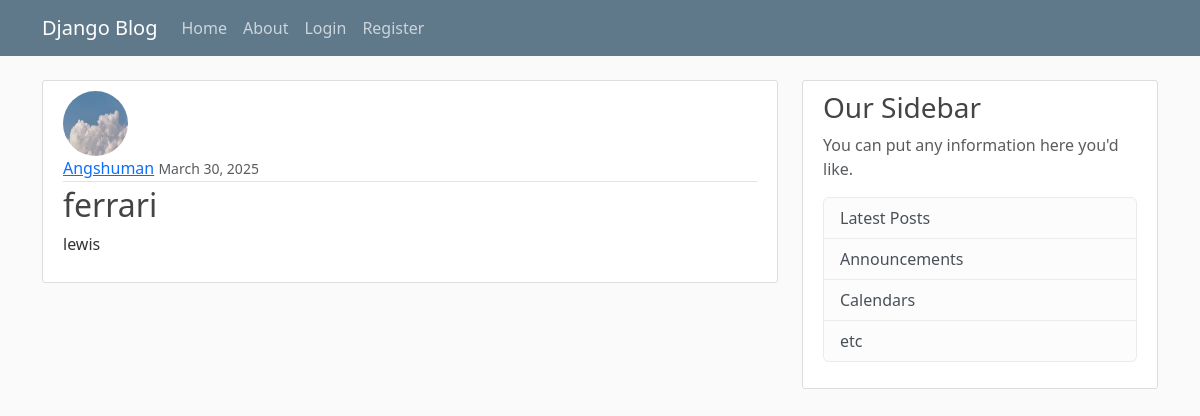
Screenshot of /post/11/ with the database file from the repository.
### blog/models.py (models this page shows, shortened)
class Post(models.Model):
    title = models.CharField(max_length=100)
    content = models.TextField()        #unrestricted text
    date_posted = models.DateTimeField(default=timezone.now)
    author = models.ForeignKey(User, on_delete=models.CASCADE) #if user is deleted, delete all posts
    updated_at = models.DateTimeField(auto_now=True)

### users/models.py (models this page shows, shortened)
class Profile(models.Model):
    user = models.OneToOneField(User, on_delete=models.CASCADE)
    image = models.ImageField(default='default.jpg', upload_to='profile_image')
    bio = models.TextField(max_length=500, blank=True)
    location = models.CharField(max_length=30, blank=True)
    birth_date = models.DateField(null=True, blank=True)

### blog/views.py (the view)
# urls.py: path('post/<int:pk>/', PostDetailView.as_view(), name ='post-detail'), # int:pk is primary key of post
class PostDetailView(DetailView):
    model = Post
    template_name = 'blog/post_detail.html'

### blog/templates/blog/post_detail.html (shortened to what this page needs)
{% extends "blog/base.html" %}
{% block content %}
    <article class="media content-section">
        <img class="rounded-circle article-img" src="{{ object.author.profile.image.url }}">
        <div class="media-body">
        <div class="article-metadata">
            <a class="mr-2" href="{% url 'object-posts' post.author.username %}">{{ object.author }}</a>
            <small class="text-muted">{{ object.date_posted|date:"F d, Y" }}</small>
        </div>
        <h2 class="article-title">{{ object.title }}</h2>
        <p class="article-content">{{ object.content }}</p>
        </div>
    </article>
{% endblock content %}

### blog/static/blog/main.css (style rules this page uses)
body { background: #fafafa; color: #333333; margin-top: 5rem; }
h1, h2, h3, h4, h5, h6 { color: #444444; }
.content-section { background: #ffffff; padding: 10px 20px; border: 1px solid #dddddd; border-radius: 3px; margin-bottom: 20px; }
.article-title { color: #444444; }
.article-content { white-space: pre-line; }
.article-img { height: 65px; width: 65px; margin-right: 16px; }
.article-metadata { padding-bottom: 1px; margin-bottom: 4px; border-bottom: 1px solid #e3e3e3 }

### rows the page displays
Post: author.profile.image (picture), author "Angshuman", date_posted "March 30, 2025", title "ferrari", content "lewis"
